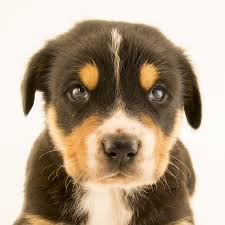
#> input picture Image/download.jpg, 225 x 225 px
$ python Masking.py
#> lines starting #> are read from the running program, lines starting #| are printed output that depends on the picture; after the words box and inside, x2 and y2 are one past the last pixel; in counts of white or black regions, pixels touching at a corner belong together
import cv2 as cv
import numpy as np

img = cv.imread("Image//download.jpg")
#> img is the input picture: shape (225, 225, 3); mean B, G, R 138.5, 159.6, 177.4
# using bit wise operation we can do masking which allow us to focus on specific place in the img. example we want to focus on people face in the img and remove all the other part

blank = np.zeros(img.shape[:2],'uint8')

mask = cv.circle(blank,(img.shape[1]//2,img.shape[0]//2),100,255,-1)
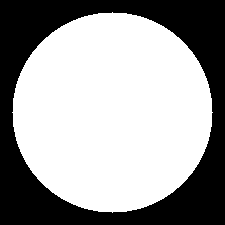
#> blank: shape (225, 225); 62.1% white; 1 black region, box (x1, y1, x2, y2) and area: (0, 0, 225, 225) 19208
cv.imshow("mask",mask)

masked = cv.bitwise_and(img,img,mask=mask)
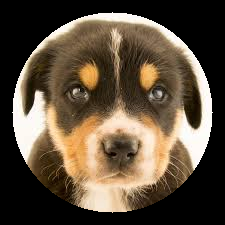
#> masked: shape (225, 225, 3); mean B, G, R 61.9, 79.3, 93.7
cv.imshow("Masked image",masked)

cv.waitKey(0)

$ run again, with Image/group.jpg copied over Image/download.jpg
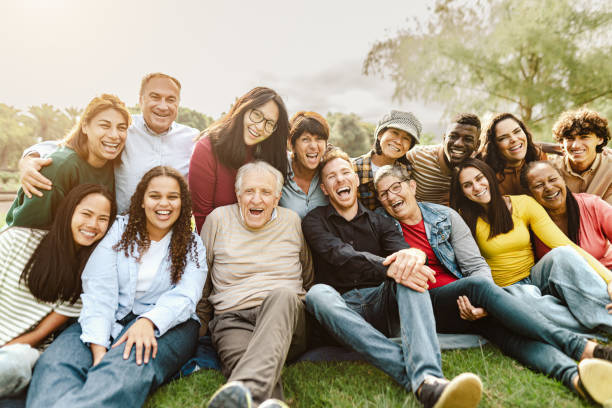
#> input picture Image/group.jpg, 612 x 408 px
#> img is the input picture: shape (408, 612, 3); mean B, G, R 133.2, 153, 163
#> `mask = cv.circle(blank,(img.shape[1]//2,img.shape[0]//2),100,255,-1)`:
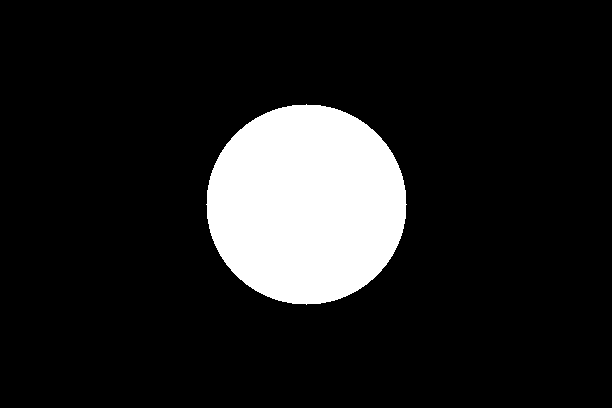
#> blank: shape (408, 612); 12.6% white; 1 white region, box (x1, y1, x2, y2) and area: (206, 104, 407, 305) 31417
#> `masked = cv.bitwise_and(img,img,mask=mask)`:
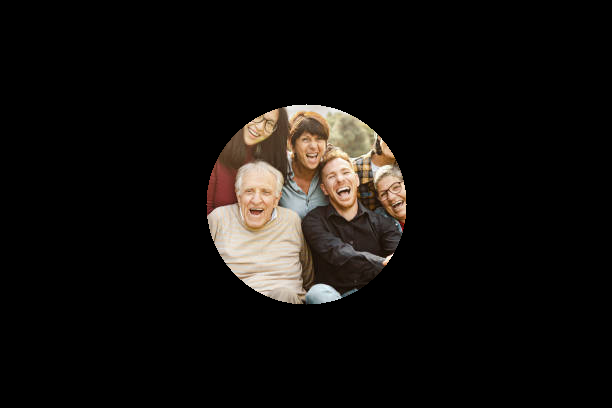
#> masked: shape (408, 612, 3); mean B, G, R 13.5, 15.9, 18.6
